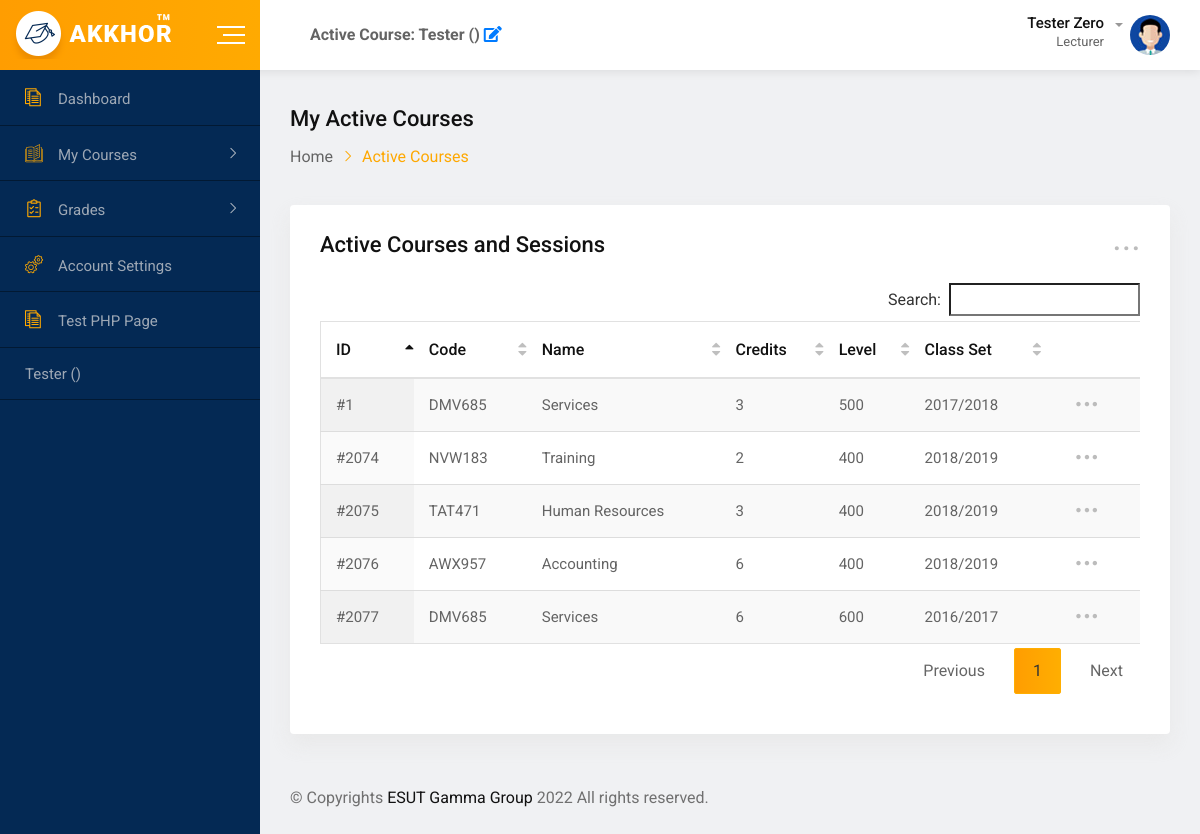
Page /active-courses (signed in) on the earlier database version.
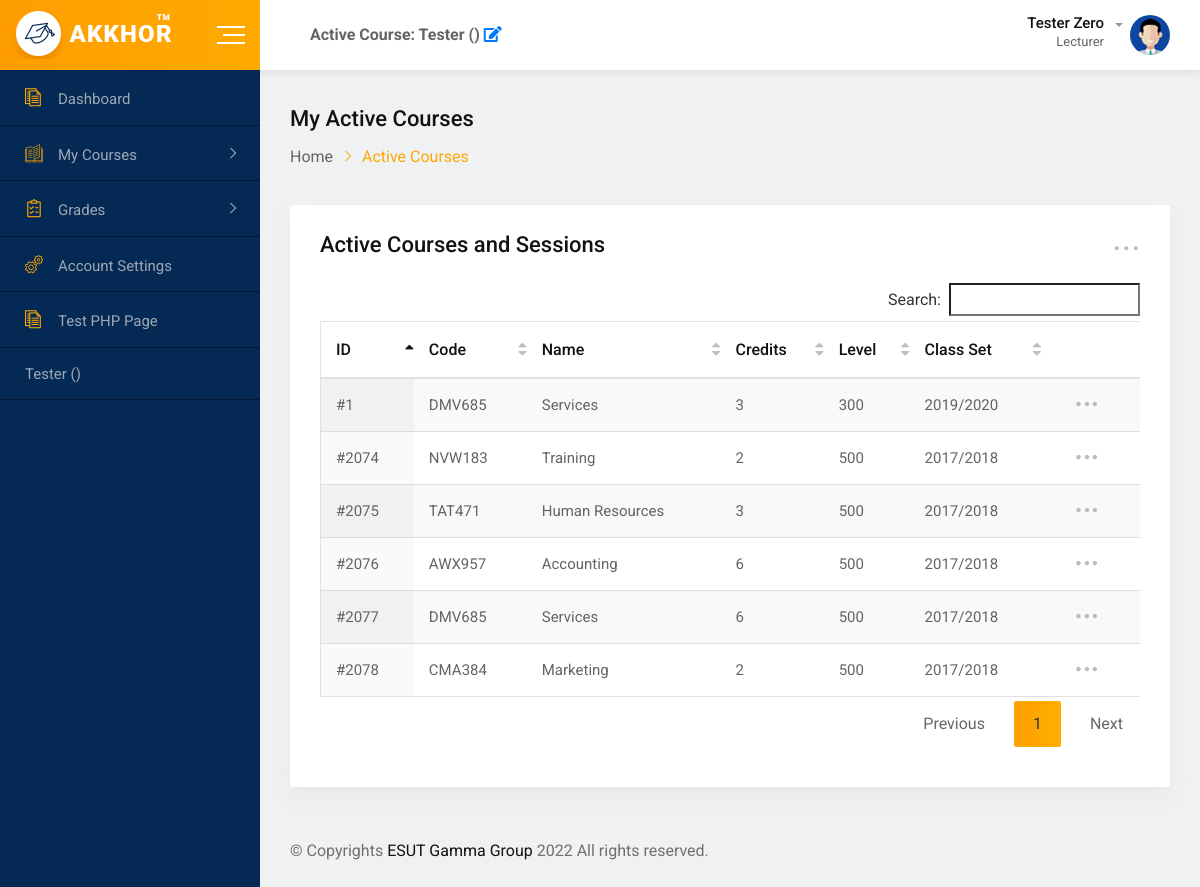
Same page on the later database version.
### tables this page shows
CREATE TABLE `results` (
  `id` int(11) NOT NULL,
  `lecturer_id` int(11) NOT NULL DEFAULT 1,
  `course_id` int(11) NOT NULL,
  `course_credits` tinyint(4) NOT NULL DEFAULT 2,
  `set_year` varchar(50) NOT NULL DEFAULT '2017/2018',
  `year` year(4) NOT NULL DEFAULT current_timestamp(),
  `semester` int(1) NOT NULL DEFAULT 1,
  `has_practical` tinyint(1) NOT NULL DEFAULT 0,
  `practical_lecturer_id` int(11) DEFAULT NULL,
  `results` longtext NOT NULL DEFAULT '[     {         "reg_num": "2017030180311",         "incourse": [             {                 "title": "Quiz 1",                 "total": 10,                 "score": 10             },             {                 "title": "Assignment 1",                 "total": 20,                 "score": 15             },             {                 "title": "Project 1",                 "total": 30,                 "score": 30             },             {                 "title": "Attendance 1",                 "total": 10,                 "score": 10             },             {                 "title": "Attendance 2",                 "total": 10,                 "score": 10             }         ],         "exam": [             {                 "title": "Attendance 2",                 "total": 70,                 "score": 60             }         ]     } ]',
  `date_created` date NOT NULL DEFAULT current_timestamp(),
  `date_updated` datetime NOT NULL DEFAULT current_timestamp() ON UPDATE current_timestamp(),
  `deleted` int(11) NOT NULL DEFAULT 0,
  `inactive` tinyint(1) NOT NULL DEFAULT 0
);

CREATE TABLE `courses` (
  `id` int(11) NOT NULL,
  `course_name` varchar(200) NOT NULL,
  `course_code` varchar(10) NOT NULL,
  `department_id` int(11) NOT NULL,
  `date_created` date NOT NULL DEFAULT current_timestamp(),
  `date_updated` datetime NOT NULL DEFAULT current_timestamp() ON UPDATE current_timestamp(),
  `deleted` tinyint(1) NOT NULL DEFAULT 0,
  `department` int(11) NOT NULL
);

### config/connect.php (called while the page is built, shortened)
<?php
class DBController
{
	private $host = "localhost";
	private $user = "root";
	private $password = "";
	private $database = "esut_gamma";
	private $conn;
	function __construct()
	{
		$this->conn = $this->connectDB();
	}
	function connectDB()
	{
		$conn = mysqli_connect($this->host, $this->user, $this->password, $this->database);
		return $conn;
	}
	function connectPDO()
	{
		$dsn = "mysql:host=" . $this->host . ";dbname=" . $this->database;
		$options = [
			PDO::ATTR_EMULATE_PREPARES   => false,
			PDO::ATTR_ERRMODE            => PDO::ERRMODE_EXCEPTION,
			PDO::ATTR_DEFAULT_FETCH_MODE => PDO::FETCH_ASSOC,
			PDO::MYSQL_ATTR_FOUND_ROWS => true,
		];
		try {
			$pdo = new PDO($dsn, $this->user, $this->password, $options);
			return $pdo;
		} catch (Exception $e) {
			error_log($e->getMessage());
			exit('Something weird happened');
		}
	}
	function runQuery($query)
	{
		$result = mysqli_query($this->conn, $query);
		while ($row = mysqli_fetch_assoc($result)) {
			$resultset[] = $row;
		}
		if (!empty($resultset))
			return $resultset;
	}
	function runQueryWithoutResponse($query)
	{
		if (mysqli_query($this->conn, $query)) {
			return true;
		} else {
			die(mysqli_error($this->conn));
			return false;
		}
	}
	public function selectAllWhere($table, $where, $equals)
	{
		$query = "SELECT * FROM $table WHERE $where ='" . $equals . "' ORDER by id DESC";
		$result = $this->runQuery($query);
		return $result;
	}
	public function selectAllWhere_inactive($table, $where, $equals)
	{
		$query = "SELECT * FROM $table WHERE $where ='" . $equals . "' AND `inactive`= 0 ORDER by id DESC";
		$result = $this->runQuery($query);
		return $result;
	}
}

### functions/functions.php (called while the page is built, shortened)
<?php
$db_handle = new DBController();
function sanitize($data, $case = null)
{
  $result = htmlentities($data, ENT_QUOTES);
  if ($case == 'lower') {
    $result = strtoupper($result);
  } elseif ($case == 'none') {
  } elseif ($case == 'clean') {
    $result = ucwords(strtolower($result));
  } else {
    $result = strtoupper($result);
  }
  return $result;
}
function getCourseInfo($id)
{
  global $db_handle;
  $result = $db_handle->selectAllWhere('courses', 'id', $id);
  if (isset($result)) {
    return $result[0];
  } else {
    createLog('Failed', 'getCourseInfo');
    return false;
  }
}
function getActiveCoursesPerLecturer($id)
{
  global $db_handle;
  $result = $db_handle->selectAllWhere_inactive('results', 'lecturer_id', $id);
  if (isset($result)) {
    return $result;
  } else {
    createLog('Failed', 'getActivecoursesPerLecturer');
    return false;
  }
}
function getLecturerName($id)
{
  global $db_handle;
  $result = $db_handle->selectAllWhere('lecturers', 'id', $id);
  if (isset($result)) {
    return $result[0]['first_name'] . ' ' . $result[0]['last_name'];
  } else {
    createLog('Failed', 'getLecturerName');
    return false;
  }
}
function calculateStudentLevel($set)
{
  $set = explode('/', $set);
  $year = date('Y');
  $level = 0;
  if (isset($set[0])) {
    $level = ($year - $set[0]);
  }
  return ($level);
}
function createLog($title, $description)
{
  global $db_handle;
  $title = sanitize($title, 'clean');
  $description = sanitize($description, 'none');
  $query = "INSERT INTO `log` (
    `log_title`,
    `log_description`
         ) VALUES (
    '$title',
    '$description'
         )";
  return $db_handle->runQueryWithoutResponse($query);
}

### active-courses.php (the view, shortened to what the rows shown need)
<?php
require_once('config/connect.php');
require_once('functions/functions.php');
?>
<!doctype html>
<html class="no-js" lang="">
<head>
    <?php require_once('includes/head.php'); ?>
</head>
<body>
    <div id="wrapper" class="wrapper bg-ash">
        <div class="dashboard-page-one">
            <div class="dashboard-content-one">
                <div class="row">
                    <div class="col-8-xxxl col-12">
                        <div class="card height-auto">
                            <div class="card-body">
                                <div class="table-responsive">
                                    <table class="table display data-table text-nowrap">
                                        <thead>
                                            <tr>
                                                <th>
                                                    <div class="form-chec">
                                                        <label class="form-check-label">ID</label>
                                                    </div>
                                                </th>
                                                <th>Code</th>
                                                <th>Name</th>
                                                <th>Credits</th>
                                                <th>Level</th>
                                                <th>Class Set</th>
                                                <th></th>
                                            </tr>
                                        </thead>
                                        <tbody>
                                            <?php $activeCourses = getActiveCoursesPerLecturer($_SESSION['lecturer_id']);
                                            if ($activeCourses) {
                                                foreach ($activeCourses as $course) {
                                                    $courseInfo = getCourseInfo($course['course_id']);
                                                    if ($courseInfo) {
                                            ?>
                                                        <?php
                                                        if (isset($_SESSION['active_course_id'])) {
                                                            if ($_SESSION['active_course_id'] == $course['course_id'] && $_SESSION['active_course_table_id'] == $course['id']) { ?>
                                                                <tr class="text-success">
                                                                <?php } else { ?>
                                                                <tr>
                                                                <?php }
                                                        } else { ?>
                                                                <tr>
                                                                <?php } ?>
                                                                <td>
                                                                    <div class="form-chec">
                                                                        <label class="form-check-label">#<?= $course['id'] ?></label>
                                                                    </div>
                                                                </td>
                                                                <td><?= $courseInfo['course_code'] ?></td>
                                                                <td><?= $courseInfo['course_name'] ?></td>
                                                                <td><?= $course['course_credits'] ?></td>
                                                                <td><?= calculateStudentLevel($course['set_year']) ?>00</td>
                                                                <td><?= $course['set_year'] ?></td>
                                                                <td>
                                                                    <div class="dropdown">
                                                                        <a href="#" class="dropdown-toggle" data-toggle="dropdown" aria-expanded="false">
                                                                            <span class="flaticon-more-button-of-three-dots"></span>
                                                                        </a>
                                                                            <?= $course['id'] ?><?= $course['course_id'] ?><?= $course['semester'] ?><?= $course['course_credits'] ?><?= $course['set_year'] ?><?= getLecturerName($course['practical_lecturer_id']) ?>
                                                                            <?= $course['id'] ?><?= $course['course_id'] ?><?= $course['semester'] ?><?= $course['course_credits'] ?><?= $course['set_year'] ?><?= getLecturerName($course['practical_lecturer_id']) ?>
                                                                            <?= $course['id'] ?><?= $course['course_id'] ?><?= $course['semester'] ?><?= $course['course_credits'] ?><?= $course['set_year'] ?><?= getLecturerName($course['practical_lecturer_id']) ?>
                                                                            <?= $course['id'] ?><?= $course['course_id'] ?><?= $course['semester'] ?><?= $course['course_credits'] ?><?= $course['set_year'] ?><?= getLecturerName($course['practical_lecturer_id']) ?>
                                                                            <?php
                                                                            if (isset($_SESSION['active_course_id'])) {
                                                                                if ($_SESSION['active_course_id'] == $course['course_id'] && $_SESSION['active_course_table_id'] == $course['id']) { ?>
                                                                                <?php } else { ?>
                                                                                    <?= $course['id'] ?><?= $course['course_id'] ?><?= $course['semester'] ?><?= $course['course_credits'] ?><?= $course['set_year'] ?><?= getLecturerName($course['practical_lecturer_id']) ?>
                                                                                <?php }
                                                                            } ?>
                                                                    </div>
                                                                </td>
                                                                </tr>
                                                    <?php    }
                                                }
                                            } ?>
                                        </tbody>
                                    </table>
                                </div>
                            </div>
                        </div>
                    </div>
                </div>
            </div>
        </div>
    </div>
</body>
</html>

Differences in the rows shown:
added results: id "2078", course.course_code "CMA384", course.course_name "Marketing", course_credits "2", set_year "5", set_year "2017/2018"
changed results id 2077: set_year "6" → "5"; set_year "2016/2017" → "2017/2018"
changed results "AWX957": set_year "4" → "5"; set_year "2018/2019" → "2017/2018"
changed results "TAT471": set_year "4" → "5"; set_year "2018/2019" → "2017/2018"
changed results "NVW183": set_year "4" → "5"; set_year "2018/2019" → "2017/2018"
changed results id 1: set_year "5" → "3"; set_year "2017/2018" → "2019/2020"
